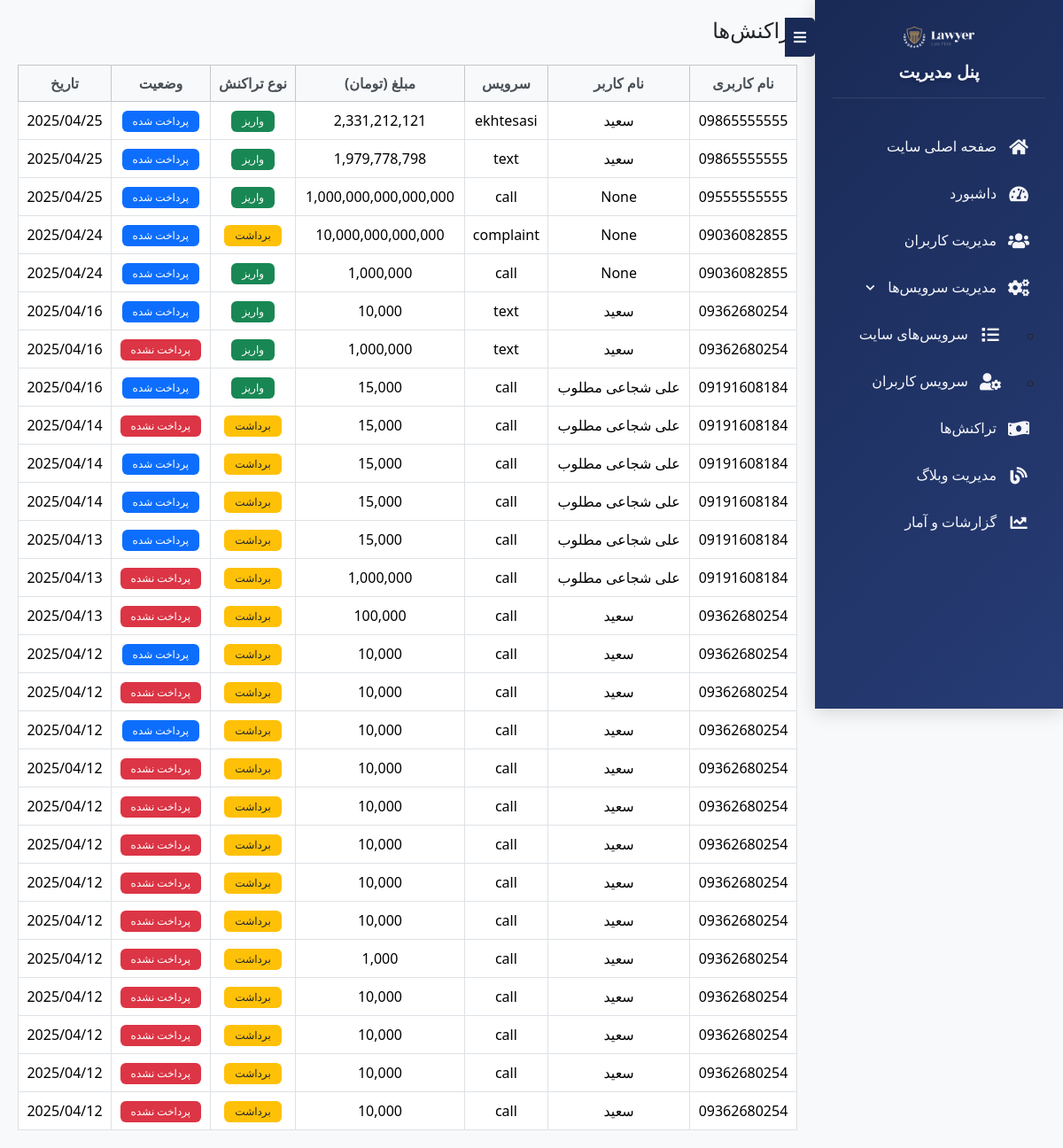
The page /adminpanel/admin-user-payments/ (signed in) on the database as committed earlier.
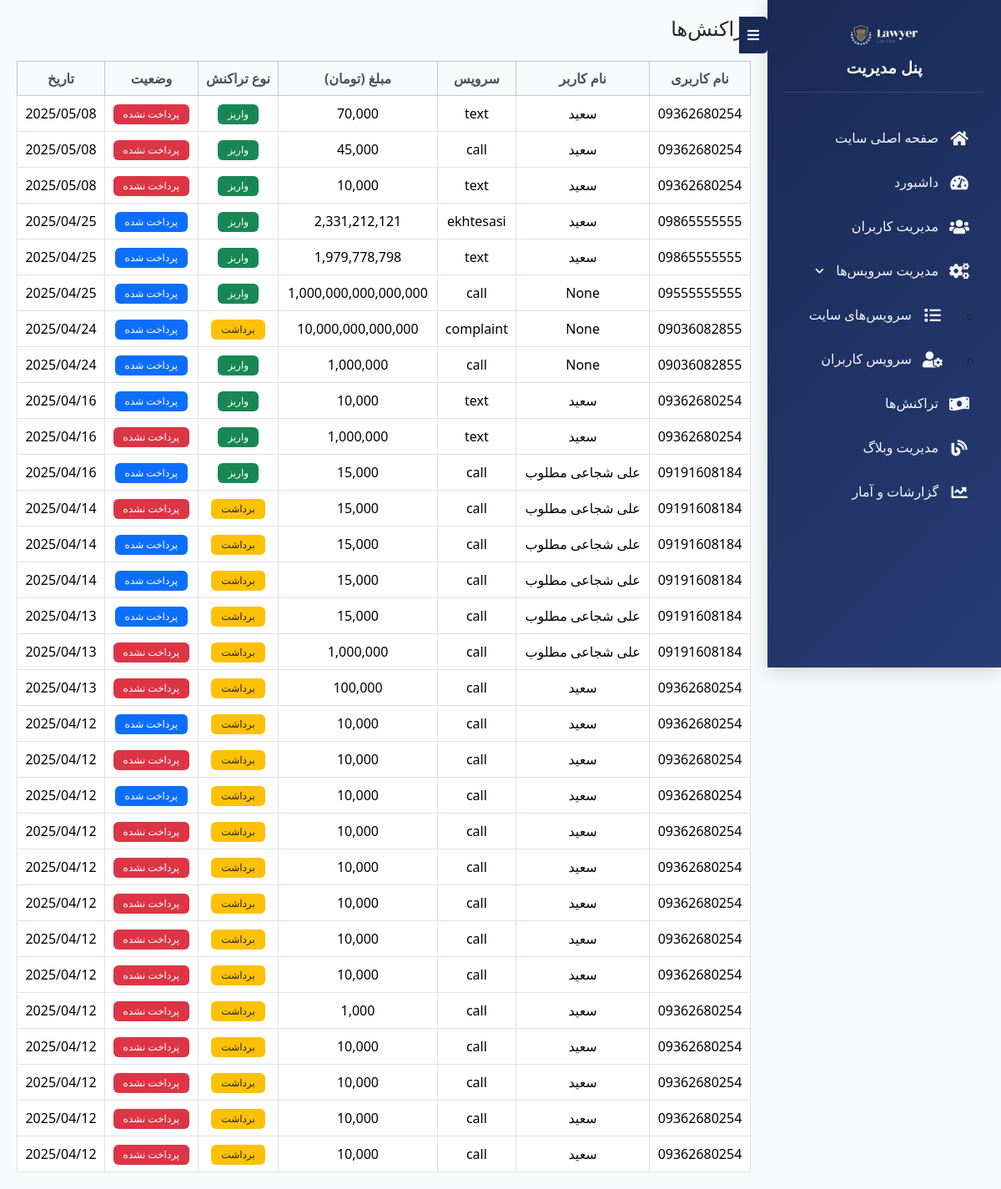
The same page on the database as committed later.
### payment/models.py (models this page shows)
class Payment(models.Model):
    user = models.ForeignKey(Client, on_delete=models.CASCADE)
    service_request = models.ForeignKey(UserServiceRequest, on_delete=models.CASCADE)
    amount = models.BigIntegerField()  # Changed from DecimalField to BigIntegerField
    transaction_type = models.CharField(max_length=10, choices=[('deposit', 'Deposit'), ('withdraw', 'Withdraw')])
    created_at = models.DateTimeField(auto_now_add=True)
    authority = models.CharField(max_length=255, blank=True, null=True)
    is_paid = models.BooleanField(default=False)

### users/models.py (models this page shows)
class Client(AbstractUser):
    name = models.CharField(max_length=120, null=True, blank=True)
    username = models.CharField(max_length=11, unique=True)
    is_questioned = models.BooleanField(default=False)
    otp = models.IntegerField(null=True, blank=True)
    timestamp = models.DateTimeField(default=now)
    USERNAME_FIELD = 'username'
    REQUIRED_FIELDS = []

### service/models.py (models this page shows)
class UserServiceRequest(models.Model):
    user = models.ForeignKey(Client, on_delete=models.CASCADE)
    service = models.ForeignKey(Service, on_delete=models.CASCADE)
    start_date = models.DateTimeField()
    end_date = models.DateTimeField()
    title = models.CharField(max_length=500,null=True,blank=True)
    description = models.TextField(null=True, blank=True)
    is_active = models.BooleanField(default=True)
    is_accepted = models.BooleanField(default=False)
    is_paid = models.BooleanField(default=False)
    created_at = models.DateTimeField(default=timezone.now)
    attachment = models.FileField(upload_to='service_attachments/', null=True, blank=True,
                                validators=[FileExtensionValidator(allowed_extensions=['jpg', 'jpeg', 'png', 'pdf', 'doc', 'docx','zip'])])  # حداکثر حجم 50 مگابایت

class Service(models.Model):
    SERVICE_CHOICES = [
        ('call', 'تماس تلفنی'),
        ('text', 'پیام متنی'),
        ('complaint', 'تنظیم شکایت'),
        ('ekhtesasi', 'اختصاصی'),
    ]
    name = models.CharField(max_length=20, choices=SERVICE_CHOICES)
    price = models.IntegerField()

### users/admin/admin_panel.py (the view)
# urls.py: path('admin-user-payments/', admin_user_payments, name='admin_user_payments'),
@login_required
@user_passes_test(is_admin)
def admin_user_payments(request):
    payments = Payment.objects.all().order_by('-created_at')
    context = {
        'payments': payments,
    }
    return render(request, 'users/admin_user_payments.html', context)

### users/admin/admin_panel.py (called while the page is built)
def is_admin(user):
    return user.is_superuser or user.is_staff

### users/templates/users/admin_user_payments.html (shortened to what this page needs)
{% load humanize %}
<!DOCTYPE html>
<html lang="fa" dir="rtl">
<head>
    <link href="https://cdn.jsdelivr.net/npm/bootstrap@5.3.3/dist/css/bootstrap.rtl.min.css" rel="stylesheet">
    <link rel="stylesheet" href="https://cdnjs.cloudflare.com/ajax/libs/font-awesome/5.15.4/css/all.min.css">
</head>
<body class="bg-light">
    <div class="admin-panel">
        {% include 'users/admin_sidebar.html' %}
        <div class="content-area main-content">
            <h4 class="mb-4">تراکنش‌ها</h4>
            <div class="table-responsive">
                <table class="table table-bordered align-middle text-center">
                    <thead class="table-light">
                        <tr>
                            <th>نام کاربری</th>
                            <th>نام کاربر</th>
                            <th>سرویس</th>
                            <th>مبلغ (تومان)</th>
                            <th>نوع تراکنش</th>
                            <th>وضعیت</th>
                            <th>تاریخ</th>
                        </tr>
                    </thead>
                    <tbody>
                        {% for payment in payments %}
                        <tr>
                            <td>{{ payment.user.username }}</td>
                            <td>{{ payment.user.name }}</td>
                            <td>{{ payment.service_request.service.name }}</td>
                            <td>{{ payment.amount|intcomma }}</td>
                            <td>
                                {% if payment.transaction_type == 'deposit' %}
                                <span class="badge bg-success">واریز</span>
                                {% else %}
                                <span class="badge bg-warning text-dark">برداشت</span>
                                {% endif %}
                            </td>
                            <td>
                                {% if payment.is_paid %}
                                <span class="badge bg-primary">پرداخت شده</span>
                                {% else %}
                                <span class="badge bg-danger">پرداخت نشده</span>
                                {% endif %}
                            </td>
                            <td>{{ payment.created_at|date:"Y/m/d" }}</td>
                        </tr>
                        {% empty %}
                        <tr>
                            <td colspan="6">تراکنشی ثبت نشده است.</td>
                        </tr>
                        {% endfor %}
                    </tbody>
                </table>
            </div>
        </div>
    </div>
</body>
</html>

### users/templates/users/admin_sidebar.html (shortened to what this page needs)
<button class="sidebar-toggle" onclick="toggleSidebar()">
    <i class="fas fa-bars"></i>
</button>
<div class="sidebar">
    {% load static %}
    <div class="logo">
        <img src="{% static 'image/logo.webp' %}" alt="لوگو سایت">
        <h2>پنل مدیریت</h2>
    </div>
    <ul class="menu">
        <li>
            <a href="/" target="_blank">
                <i class="fas fa-home"></i>
                <span class="menu-text">صفحه اصلی سایت</span>
            </a>
        </li>
        <li>
            <a href="{% url 'admindashboard' %}" {% if request.resolver_match.url_name == 'admindashboard' %}class="active"{% endif %}>
                <i class="fas fa-tachometer-alt"></i>
                <span class="menu-text">داشبورد</span>
            </a>
        </li>
        <li>
            <a href="{% url 'admin_userlist' %}" {% if request.resolver_match.url_name == 'admin_userlist' %}class="active"{% endif %}>
                <i class="fas fa-users"></i>
                <span class="menu-text">مدیریت کاربران</span>
            </a>
        </li>
        <li class="has-submenu">
            <a href="#" onclick="return false;">
                <i class="fas fa-cogs"></i>
                <span class="menu-text">مدیریت سرویس‌ها</span>
                <i class="fas fa-chevron-down" style="font-size: 0.7em; margin-right: 5px;"></i>
            </a>
            <ul class="submenu">
                <li>
                    <a href="{% url 'admin_services' %}" {% if request.resolver_match.url_name == 'admin_services' %}class="active"{% endif %}>
                        <i class="fas fa-list"></i>
                        <span class="menu-text">سرویس‌های سایت</span>
                    </a>
                </li>
                <li>
                    <a href="{% url 'admin_user_services' %}" {% if request.resolver_match.url_name == 'admin_user_services' %}class="active"{% endif %}>
                        <i class="fas fa-user-cog"></i>
                        <span class="menu-text">سرویس کاربران</span>
                    </a>
                </li>
            </ul>
        </li>
        <li>
            <a href="{% url 'admin_user_payments' %}" {% if request.resolver_match.url_name == 'admin-user-payments' %}class="active"{% endif %}>
                <i class="fas fa-money-bill-wave"></i>
                <span class="menu-text">تراکنش‌ها</span>
            </a>
        </li>
        <li>
            <a href="{% url 'admin_blogs' %}" {% if request.resolver_match.url_name == 'admin_blogs' %}class="active"{% endif %}>
                <i class="fas fa-blog"></i>
                <span class="menu-text">مدیریت وبلاگ</span>
            </a>
        </li>
        <li>
            <a href="{% url 'users:test' %}" {% if request.resolver_match.url_name == 'admin_reports' %}class="active"{% endif %}>
                <i class="fas fa-chart-line"></i>
                <span class="menu-text">گزارشات و آمار</span>
            </a>
        </li>
    </ul>
</div>

### users/templates/users/admin_user_payments.html (style rules this page uses)
body { background-color: #f8f9fa; min-height: 100vh; margin: 0; padding: 0; }
.main-content { margin-right: 280px; padding: 2rem; min-height: 100vh; transition: margin-right 0.3s ease; }
.admin-panel { display: flex; }
.content-area { flex: 1; padding: 20px; }
.table-responsive { overflow-x: auto; }
.table { margin-bottom: 0; }
.table th { border-top: none; font-weight: 600; color: #495057; }
.badge { padding: 6px 12px; font-weight: 500; }

### users/templates/users/admin_sidebar.html (style rules this page uses)
:root { --sidebar-width: 280px; --sidebar-collapsed-width: 70px; }
.sidebar { width: var(--sidebar-width); background: linear-gradient(135deg, #192a56 0%, #273c75 100%); padding: 20px; box-shadow: 0 4px 20px rgba(0, 0, 0, 0.15); height: 100vh; position: fixed; top: 0; right: 0; z-index: 1000; transition: all 0.3s ease; overflow-y: auto; }
.sidebar .logo { text-align: center; margin-bottom: 30px; padding: 10px; border-bottom: 1px solid rgba(255, 255, 255, 0.1); }
.sidebar .logo img { width: 80px; margin-bottom: 15px; transition: transform 0.3s ease; }
.sidebar .logo h2 { color: #f5f6fa; font-size: 1.2rem; font-weight: 600; text-shadow: 0 2px 4px rgba(0, 0, 0, 0.2); transition: opacity 0.3s ease; }
.menu { list-style: none; padding: 0; margin: 0; }
.menu li { margin: 5px 0; }
.menu a { color: #f5f6fa; text-decoration: none; display: flex; align-items: center; padding: 12px 15px; border-radius: 10px; transition: all 0.3s ease; white-space: nowrap; }
.menu i { margin-left: 10px; font-size: 1.2rem; min-width: 30px; text-align: center; }
.sidebar-toggle { position: fixed; top: 20px; right: var(--sidebar-width); background: #192a56; color: white; border: none; padding: 10px; border-radius: 0 5px 5px 0; cursor: pointer; z-index: 1001; transition: right 0.3s ease; }
.main-content { margin-right: var(--sidebar-width); padding: 20px; transition: margin-right 0.3s ease; }

Rows that differ between the two databases and show on the page:
added Payment: user.username "09362680254", user.name "سعید", service_request.service.name "text", amount "70,000", transaction_type "واریز", is_paid "پرداخت نشده", created_at "2025/05/08"
added Payment: user.username "09362680254", user.name "سعید", service_request.service.name "call", amount "45,000", transaction_type "واریز", is_paid "پرداخت نشده", created_at "2025/05/08"
added Payment: user.username "09362680254", user.name "سعید", service_request.service.name "text", amount "10,000", transaction_type "واریز", is_paid "پرداخت نشده", created_at "2025/05/08"
